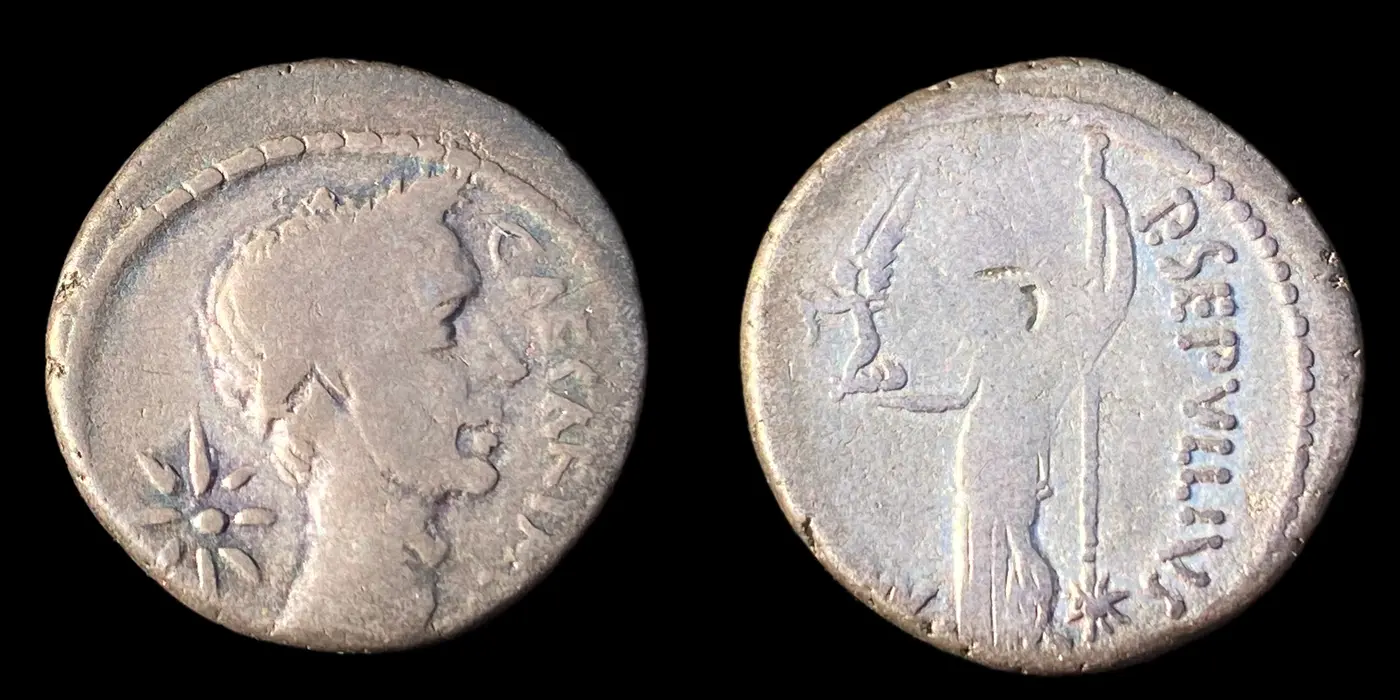
#> input picture assets/img/coins/caesar-aligned-1400.webp, 1400 x 700 px
$ python align_coin_images.py ../assets/img/coins/caesar-aligned-1400.webp ../assets/img/coins/caesar-aligned-480.webp out.png
#> lines starting #> are read from the running program, lines starting #| are printed output that depends on the picture
#!/usr/bin/env python3
"""Align obverse and reverse coin images side-by-side"""

import argparse
from PIL import Image
import os
import sys


def align_images(obverse_path, reverse_path, output_path, spacing=0, bg_color=(0, 0, 0)):
    """
    Align two images side-by-side with specified spacing and background color.

    Args:
        obverse_path: Path to obverse (front) image
        reverse_path: Path to reverse (back) image
        output_path: Path to save aligned image
        spacing: Pixels between images (default: 0)
        bg_color: Background color as RGB tuple (default: black)
    """
#> called with output_path = 'out.png', spacing = 0, bg_color = (0, 0, 0)
    # Load images
    obverse = Image.open(obverse_path)
#> obverse is the input picture: PIL image 1400x700 RGB; mean R, G, B 109.3, 103.3, 99.7
    reverse = Image.open(reverse_path)
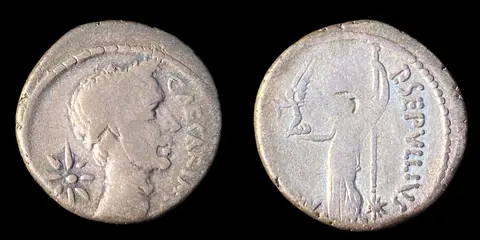
#> input picture assets/img/coins/caesar-aligned-480.webp, 480 x 240 px
#> reverse is the input picture: PIL image 480x240 RGB; mean R, G, B 109.3, 103.4, 99.8

    print(f"Loaded obverse: {obverse.size}")
#| Loaded obverse: (1400, 700)
    print(f"Loaded reverse: {reverse.size}")
#| Loaded reverse: (480, 240)

    # Convert to RGBA if needed
    if obverse.mode != 'RGBA':
        obverse = obverse.convert('RGBA')
#> obverse: PIL image 1400x700 RGBA
    if reverse.mode != 'RGBA':
        reverse = reverse.convert('RGBA')
#> reverse: PIL image 480x240 RGBA

    # Resize to same height
    target_height = min(obverse.height, reverse.height)
#> target_height = 240
    obverse_ratio = target_height / obverse.height
#> obverse_ratio = 0.343
    reverse_ratio = target_height / reverse.height
#> reverse_ratio = 1

    obverse_new_size = (int(obverse.width * obverse_ratio), target_height)
#> obverse_new_size = (480, 240)
    reverse_new_size = (int(reverse.width * reverse_ratio), target_height)
#> reverse_new_size = (480, 240)

    obverse_resized = obverse.resize(obverse_new_size, Image.Resampling.LANCZOS)
    reverse_resized = reverse.resize(reverse_new_size, Image.Resampling.LANCZOS)

    print(f"Resized obverse: {obverse_resized.size}")
#| Resized obverse: (480, 240)
    print(f"Resized reverse: {reverse_resized.size}")
#| Resized reverse: (480, 240)

    # Create combined image with background color
    combined_width = obverse_resized.width + reverse_resized.width + spacing
#> combined_width = 960
    combined_height = target_height
#> combined_height = 240

    combined = Image.new('RGB', (combined_width, combined_height), bg_color)
#> combined: PIL image 960x240 RGB; every value is 0

    # Paste images
    combined.paste(obverse_resized, (0, 0), obverse_resized if obverse_resized.mode == 'RGBA' else None)
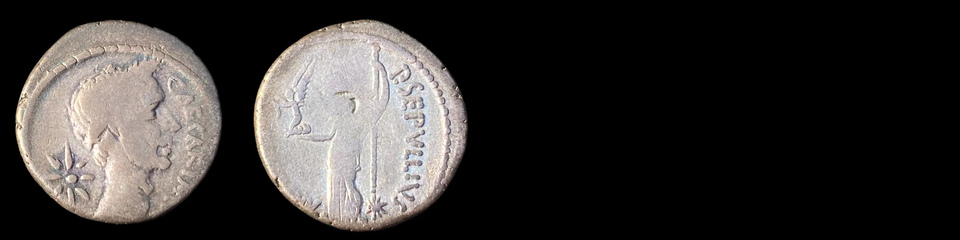
#> combined: PIL image 960x240 RGB; mean R, G, B 54.6, 51.6, 49.9
    combined.paste(reverse_resized, (obverse_resized.width + spacing, 0), reverse_resized if reverse_resized.mode == 'RGBA' else None)
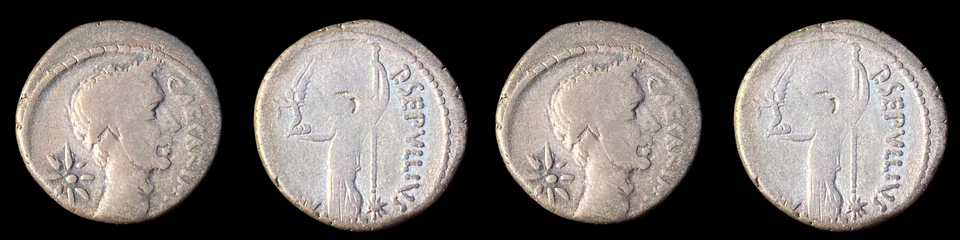
#> combined: PIL image 960x240 RGB; mean R, G, B 109.3, 103.3, 99.8

    # Save
    combined.save(output_path, 'PNG')
    print(f"\nAligned image saved to: {output_path}")
    print(f"Dimensions: {combined_width}x{combined_height}")
#| Dimensions: 960x240


def main():
    parser = argparse.ArgumentParser(
        description='Align obverse and reverse coin images side-by-side',
        formatter_class=argparse.RawDescriptionHelpFormatter,
        epilog="""
Examples:
  %(prog)s obverse.png reverse.png output.png
  %(prog)s obverse.png reverse.png output.png --spacing 20
  %(prog)s obverse.png reverse.png output.png --bg-color white
        """
    )

    parser.add_argument('obverse', help='Path to obverse (front) image')
    parser.add_argument('reverse', help='Path to reverse (back) image')
    parser.add_argument('output', help='Path to save aligned image')
    parser.add_argument('--spacing', type=int, default=0,
                       help='Spacing between images in pixels (default: 0)')
    parser.add_argument('--bg-color', default='black',
                       choices=['black', 'white', 'gray'],
                       help='Background color (default: black)')

    args = parser.parse_args()

    # Validate input files exist
    if not os.path.exists(args.obverse):
        print(f"Error: Obverse image not found: {args.obverse}", file=sys.stderr)
        sys.exit(1)

    if not os.path.exists(args.reverse):
        print(f"Error: Reverse image not found: {args.reverse}", file=sys.stderr)
        sys.exit(1)

    # Create output directory if needed
    output_dir = os.path.dirname(args.output)
    if output_dir and not os.path.exists(output_dir):
        os.makedirs(output_dir)

    # Map color names to RGB
    bg_colors = {
        'black': (0, 0, 0),
        'white': (255, 255, 255),
        'gray': (128, 128, 128)
    }
    bg_color = bg_colors[args.bg_color]

    # Align the images
    align_images(args.obverse, args.reverse, args.output, args.spacing, bg_color)


if __name__ == '__main__':
    main()
